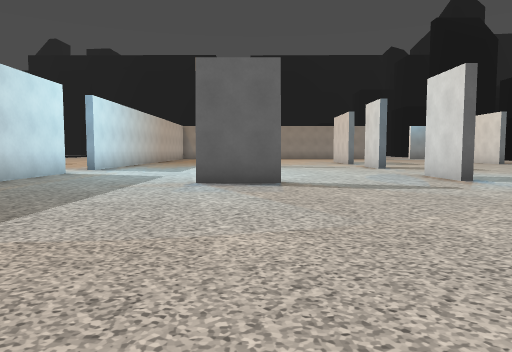
view 1 (above)

24 first-person views from a walk through a level from a Godot 3-D game. The camera is 1.3 m above the floor, tilts 4° down and sees 70° across. The floor is counted in squares, 2 m on a side. Each view is taken from the middle of a square. On the plan, view 1 faces up. The plan holds only what a view shows up to about 11 squares ahead; the rest is blank. The place goes on beyond the plan.

view 2
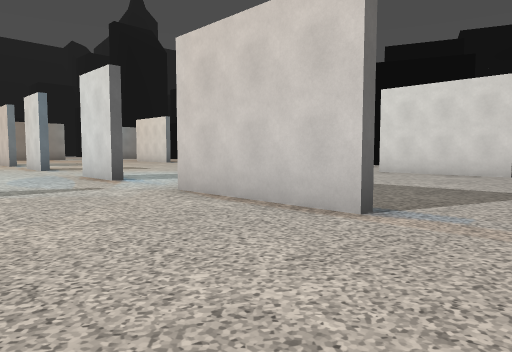

view 3
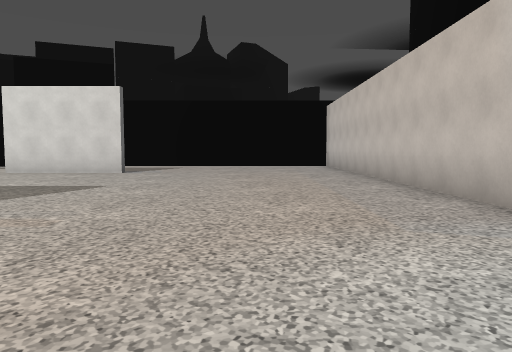

view 4
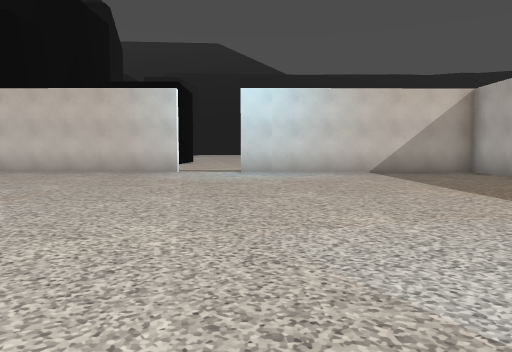

view 5
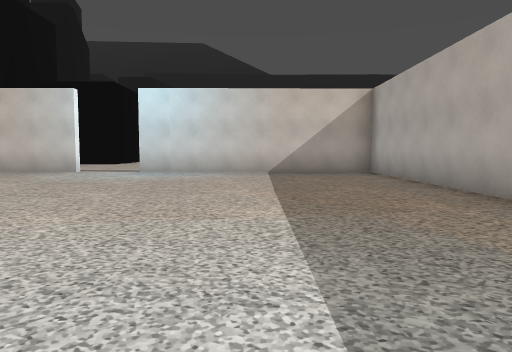

view 6
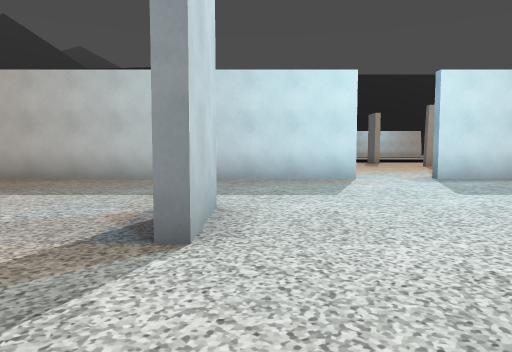

view 7
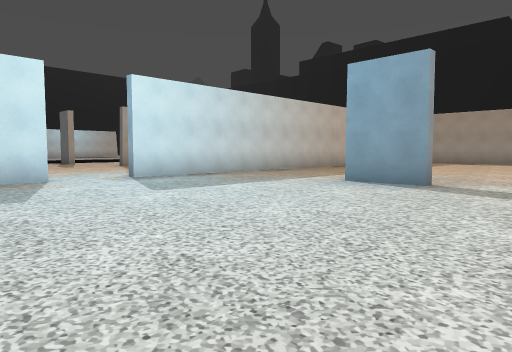

view 8
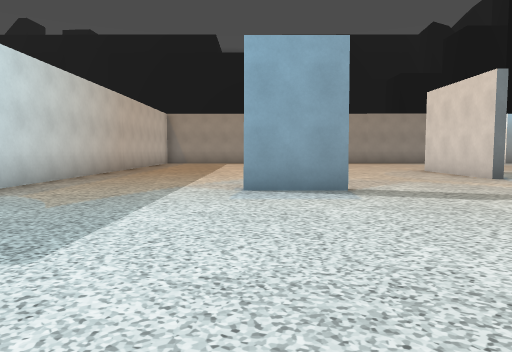

view 9
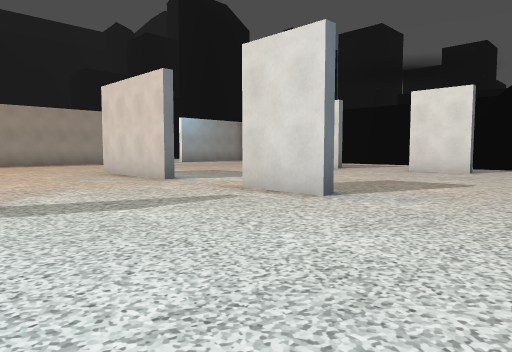

view 10
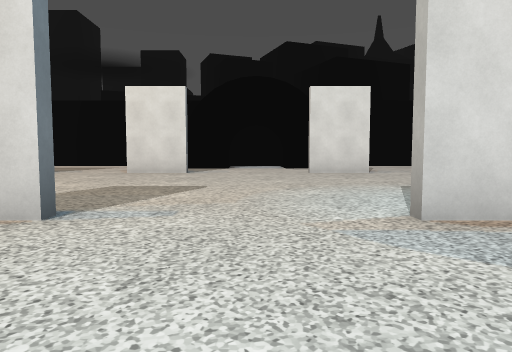

view 11
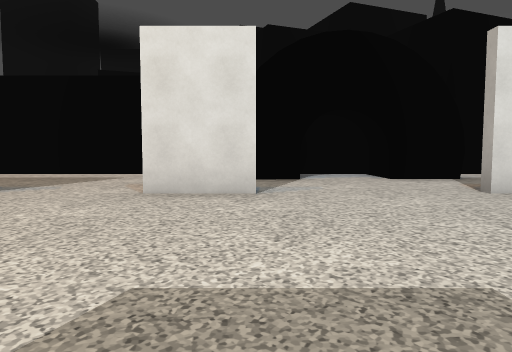

view 12
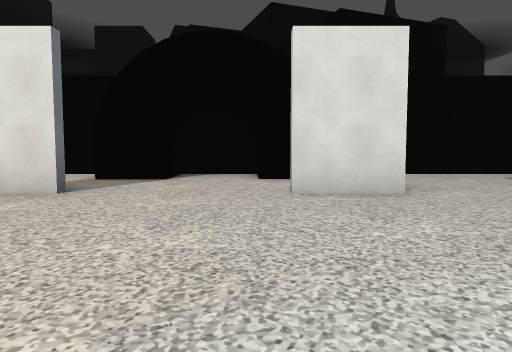

view 13
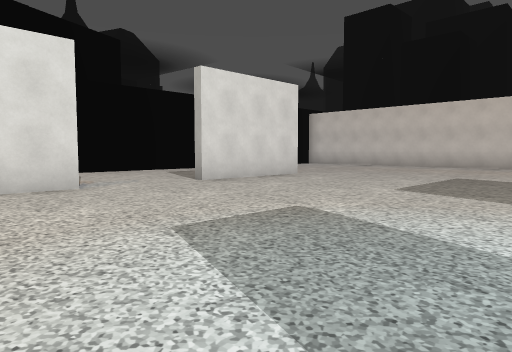

view 14
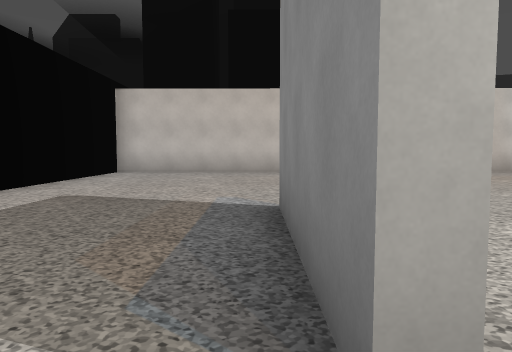

view 15
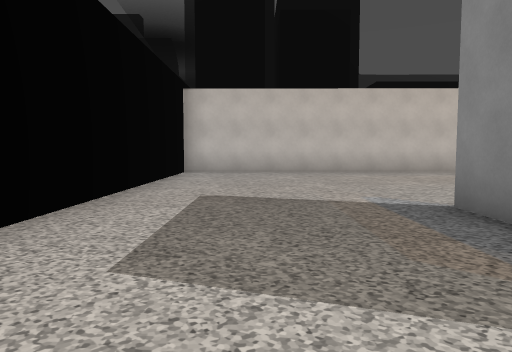

view 16
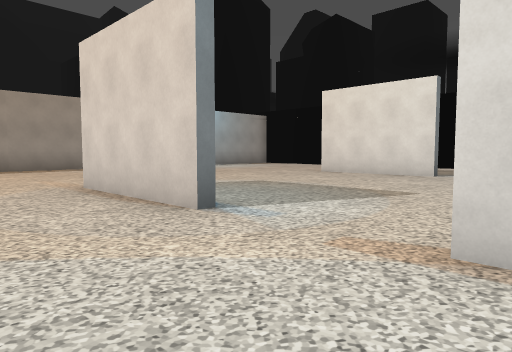

view 17
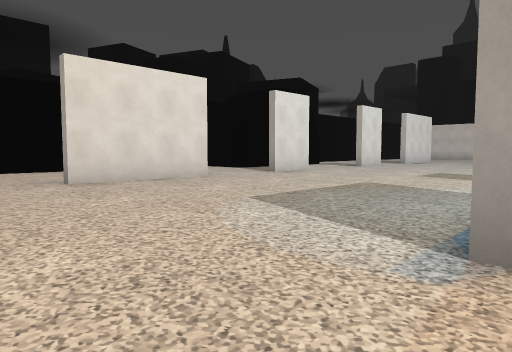

view 18
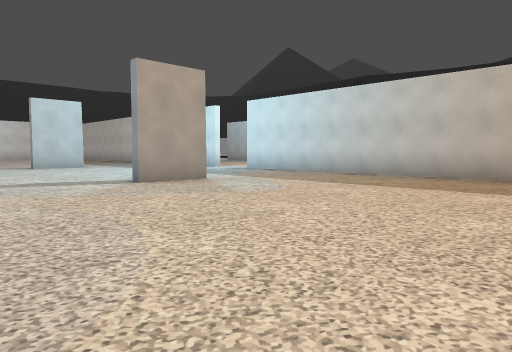

view 19
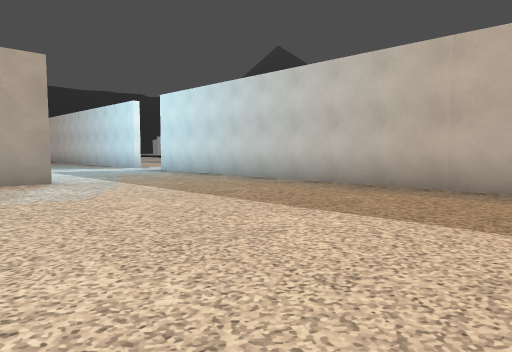

view 20
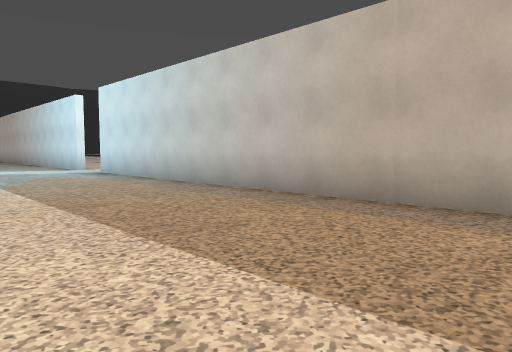

view 21
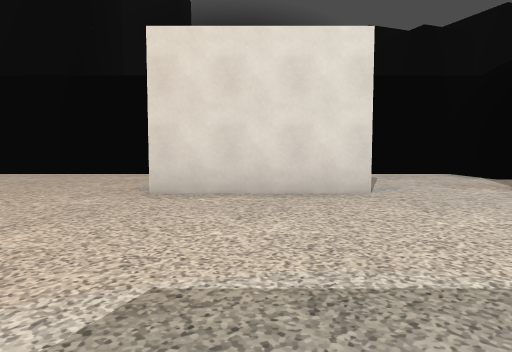

view 22
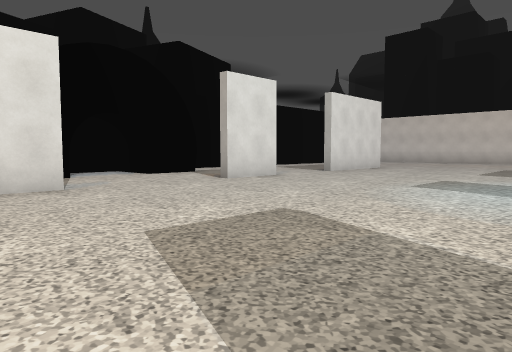

view 23
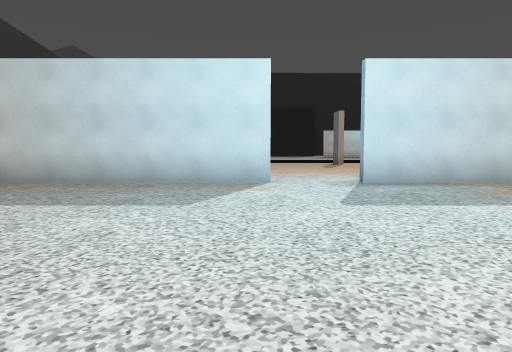

view 24
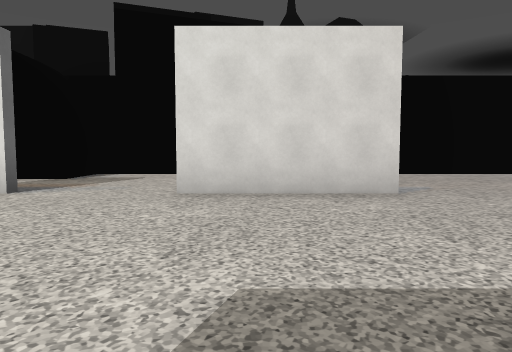

### Floor plan
Points are (right, up) in squares from view 1. A wall is a line through its corners. A room is listed if a view was taken in it or the views show most of it. See-through windows are left out.
Room 1 (views 1, 2, 3, 4, 5, 6, 7, 8, 9, 10, 11, 12, 13, 14, 15, 16, 17, 18, 19, 20, 21, 22, 23, 24)
walls: (4.4, 7.8) (4.4, 9.5); (4.4, 12.9) (4.4, 14.8); (0.5, 7.3) (-1.2, 7.3); (-1.2, 7.5) (0.5, 7.5); (11.5, 7.6) (11.5, 9.5); (4.4, 1.8) (4.4, 5.2); (0.5, 14.9) (-1.2, 14.9); (11.5, 12.9) (11.5, 14.8); (11.7, 5.2) (11.7, 1.8); (4.4, 17.2) (4.4, 20.6); (-1.2, 15.2) (0.5, 15.2); (11.5, 1.8) (11.5, 5.2); (11.5, 17.2) (11.5, 20.6); (-5.4, 10.4) (-5.4, -4.8) (1.5, -4.8); (16.1, 6.1) (16.1, 6.8); (3.2, -4.8) (16.2, -4.9); (-5.4, 22.2) (-5.4, 12.1)
ways out: opening at (-6, 11.5); opening at (2.5, -5)

Positions as (right, up) in squares from view 1, and headings:
1: (0, 0), facing up
2: (1, 0), facing up-right
3: (1, -2), facing right
4: (1, 6), facing down
5: (-2, 6), facing down
6: (3, 8), facing left
7: (3, 8), facing up-left
8: (-1, 9), facing up
9: (0, 10), facing up-right
10: (1, 11), facing right
11: (6, 13), facing right
12: (6, 10), facing right
13: (5, 10), facing down-right
14: (12, 6), facing down
15: (14, 6), facing down
16: (2, 14), facing up-right
17: (4, 23), facing down-right
18: (4, 22), facing down-left
19: (1, 23), facing down-left
20: (-1, 23), facing down-left
21: (6, 19), facing right
22: (5, 15), facing down-right
23: (2, 10), facing left
24: (6, 4), facing right
